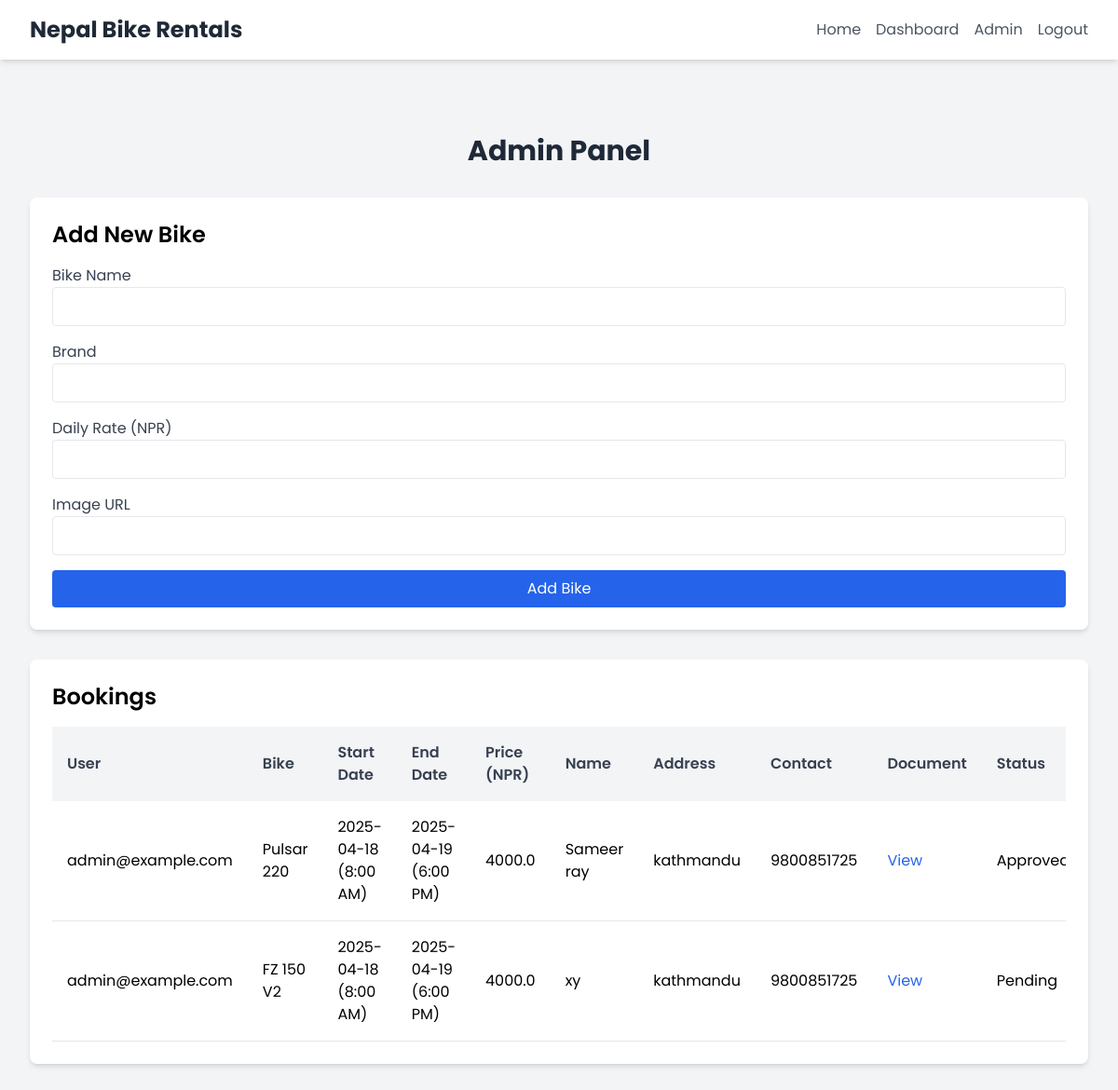
The app's page /admin (signed in), older data.
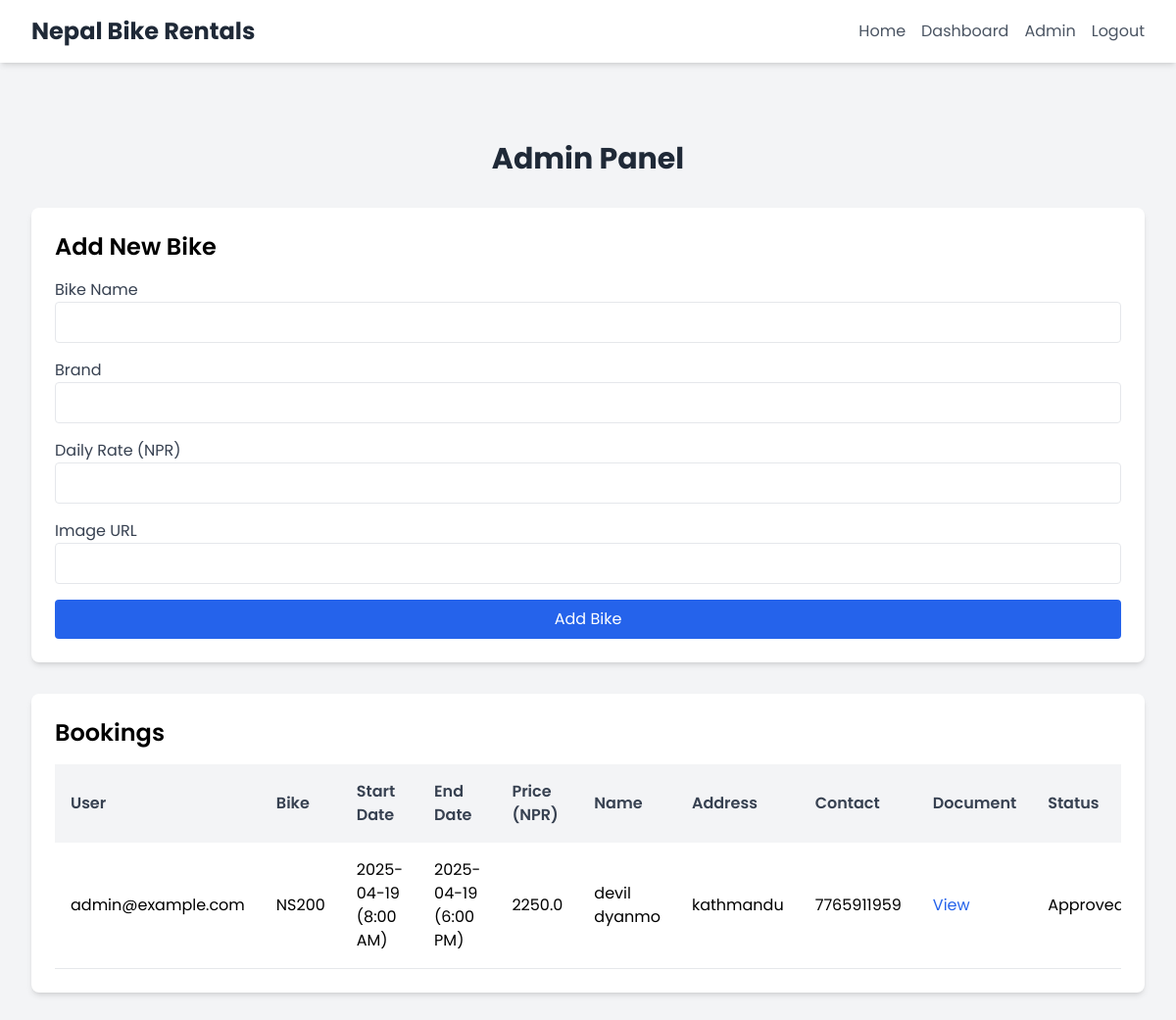
The same page, newer data.
### app/models.py (models this page shows)
class Booking(db.Model):
    id = db.Column(db.Integer, primary_key=True)
    user_id = db.Column(db.Integer, db.ForeignKey('user.id'), nullable=False)
    bike_id = db.Column(db.Integer, db.ForeignKey('bike.id'), nullable=False)
    start_date = db.Column(db.Date, nullable=False)
    end_date = db.Column(db.Date, nullable=False)
    name = db.Column(db.String(100), nullable=False)
    address = db.Column(db.String(200), nullable=False)
    contact = db.Column(db.String(20), nullable=False)
    document_path = db.Column(db.String(200), nullable=False)
    status = db.Column(db.String(20), default='Pending')
    payment_status = db.Column(db.String(20), default='Pending')
    total_price = db.Column(db.Float, nullable=False)
    transaction_uuid = db.Column(db.String(50))

class User(UserMixin, db.Model):
    id = db.Column(db.Integer, primary_key=True)
    email = db.Column(db.String(120), unique=True, nullable=False)
    password = db.Column(db.String(60), nullable=False)
    is_admin = db.Column(db.Boolean, default=False)
    bookings = db.relationship('Booking', backref='user', lazy=True)
    notifications = db.relationship('Notification', backref='user', lazy=True)

class Bike(db.Model):
    id = db.Column(db.Integer, primary_key=True)
    name = db.Column(db.String(100), nullable=False)
    brand = db.Column(db.String(50), nullable=False)
    daily_rate = db.Column(db.Float, nullable=False)
    image_url = db.Column(db.String(200))
    bookings = db.relationship('Booking', backref='bike', lazy=True)

### app/routes.py (the view)
@routes.route('/admin')
@login_required
def admin():
    if not current_user.is_admin:
        flash('Admin access required')
        return redirect(url_for('routes.index'))
    bookings = Booking.query.all()
    for booking in bookings:
        conflicts = Booking.query.filter(
            Booking.bike_id == booking.bike_id,
            Booking.id != booking.id,
            Booking.status.in_(['Pending', 'Approved']),
            Booking.start_date <= booking.end_date,
            Booking.end_date >= booking.start_date
        ).all()
        booking.conflicts = len(conflicts) > 0
    users = User.query.all()
    bikes = Bike.query.all()
    return render_template('admin.html', bookings=bookings, users=users, bikes=bikes)

### app/__init__.py (called while the page is built)
@login_manager.user_loader
def load_user(user_id):
    return models.User.query.get(int(user_id))

### app/templates/admin.html (shortened to what this page needs)
{% extends 'base.html' %}
{% block content %}
  <section class="py-16">
    <div class="max-w-7xl mx-auto px-4 sm:px-6 lg:px-8">
      <h2 class="text-3xl font-bold text-gray-800 mb-8 text-center">Admin Panel</h2>
      <div class="bg-white rounded-lg shadow-md p-6 mb-8">
        <h3 class="text-2xl font-semibold mb-4">Add New Bike</h3>
        <form method="POST" action="{{ url_for('routes.add_bike') }}">
          <div class="space-y-4">
            <div>
              <label for="name" class="block text-gray-700">Bike Name</label>
              <input type="text" id="name" name="name" class="w-full p-2 border rounded" required>
            </div>
            <div>
              <label for="brand" class="block text-gray-700">Brand</label>
              <input type="text" id="brand" name="brand" class="w-full p-2 border rounded" required>
            </div>
            <div>
              <label for="daily_rate" class="block text-gray-700">Daily Rate (NPR)</label>
              <input type="number" id="daily_rate" name="daily_rate" class="w-full p-2 border rounded" required>
            </div>
            <div>
              <label for="image_url" class="block text-gray-700">Image URL</label>
              <input type="text" id="image_url" name="image_url" class="w-full p-2 border rounded">
            </div>
            <button type="submit" class="w-full bg-blue-600 text-white p-2 rounded hover:bg-blue-700">Add Bike</button>
          </div>
        </form>
      </div>
      <div class="bg-white rounded-lg shadow-md p-6">
        <h3 class="text-2xl font-semibold mb-4">Bookings</h3>
        {% if bookings %}
          <div class="overflow-x-auto">
            <table class="w-full text-left border-collapse">
              <thead>
                <tr class="bg-gray-100">
                  <th class="p-4 text-gray-700 font-semibold">User</th>
                  <th class="p-4 text-gray-700 font-semibold">Bike</th>
                  <th class="p-4 text-gray-700 font-semibold">Start Date</th>
                  <th class="p-4 text-gray-700 font-semibold">End Date</th>
                  <th class="p-4 text-gray-700 font-semibold">Price (NPR)</th>
                  <th class="p-4 text-gray-700 font-semibold">Name</th>
                  <th class="p-4 text-gray-700 font-semibold">Address</th>
                  <th class="p-4 text-gray-700 font-semibold">Contact</th>
                  <th class="p-4 text-gray-700 font-semibold">Document</th>
                  <th class="p-4 text-gray-700 font-semibold">Status</th>
                </tr>
              </thead>
              <tbody>
                {% for booking in bookings %}
                  <tr class="border-b hover:bg-gray-50">
                    <td class="p-4">{{ booking.user.email if booking.user else 'Unknown' }}</td>
                    <td class="p-4">{{ booking.bike.name if booking.bike else 'Unknown' }}</td>
                    <td class="p-4">{{ booking.start_date.strftime('%Y-%m-%d') }} (8:00 AM)</td>
                    <td class="p-4">{{ booking.end_date.strftime('%Y-%m-%d') }} (6:00 PM)</td>
                    <td class="p-4">{{ booking.total_price }}</td>
                    <td class="p-4">{{ booking.name }}</td>
                    <td class="p-4">{{ booking.address }}</td>
                    <td class="p-4">{{ booking.contact }}</td>
                    <td class="p-4"><a href="{{ url_for('routes.download_document', booking_id=booking.id) }}" class="text-blue-600 hover:underline">View</a></td>
                    <td class="p-4">{{ booking.status }}</td>
                  </tr>
                {% endfor %}
              </tbody>
            </table>
          </div>
        {% else %}
          <p class="text-gray-600 text-center">No bookings yet.</p>
        {% endif %}
      </div>
    </div>
  </section>
{% endblock %}

### app/templates/base.html (shortened to what this page needs)
<!DOCTYPE html>
<html lang="en">
<head>
  <script src="https://cdn.tailwindcss.com"></script>
</head>
<body class="bg-gray-100">
  <nav class="bg-white shadow-md fixed w-full z-10">
    <div class="max-w-7xl mx-auto px-4 sm:px-6 lg:px-8">
      <div class="flex justify-between h-16">
        <div class="flex items-center">
          <h1 class="text-2xl font-bold text-gray-800">Nepal Bike Rentals</h1>
        </div>
        <div class="flex items-center space-x-4">
          <a href="{{ url_for('routes.index') }}" class="text-gray-600 hover:text-blue-600">Home</a>
          {% if current_user.is_authenticated %}
            <a href="{{ url_for('routes.dashboard') }}" class="text-gray-600 hover:text-blue-600">Dashboard</a>
            {% if current_user.is_admin %}
              <a href="{{ url_for('routes.admin') }}" class="text-gray-600 hover:text-blue-600">Admin</a>
            {% endif %}
            <a href="{{ url_for('auth.logout') }}" class="text-gray-600 hover:text-blue-600">Logout</a>
          {% else %}
            <a href="{{ url_for('auth.login') }}" class="text-gray-600 hover:text-blue-600">Login</a>
            <a href="{{ url_for('auth.register') }}" class="text-gray-600 hover:text-blue-600">Register</a>
          {% endif %}
        </div>
      </div>
    </div>
  </nav>
  <div class="pt-20">
    {% block content %}{% endblock %}
  </div>
</body>
</html>

### app/templates/base.html (style rules this page uses)
body { font-family: 'Poppins', sans-serif; }

Row changes from the older to the newer data that the page shows:
removed Booking: user "admin@example.com", bike "FZ 150 V2", start_date "2025-04-18", end_date "2025-04-19", total_price "4000.0", name "xy", address "kathmandu", contact "9800851725", status "Pending"
changed Booking "kathmandu": bike "Pulsar 220" → "NS200"; start_date "2025-04-18" → "2025-04-19"; total_price "4000.0" → "2250.0"; name "Sameer ray" → "devil dyanmo"; contact "9800851725" → "7765911959"
